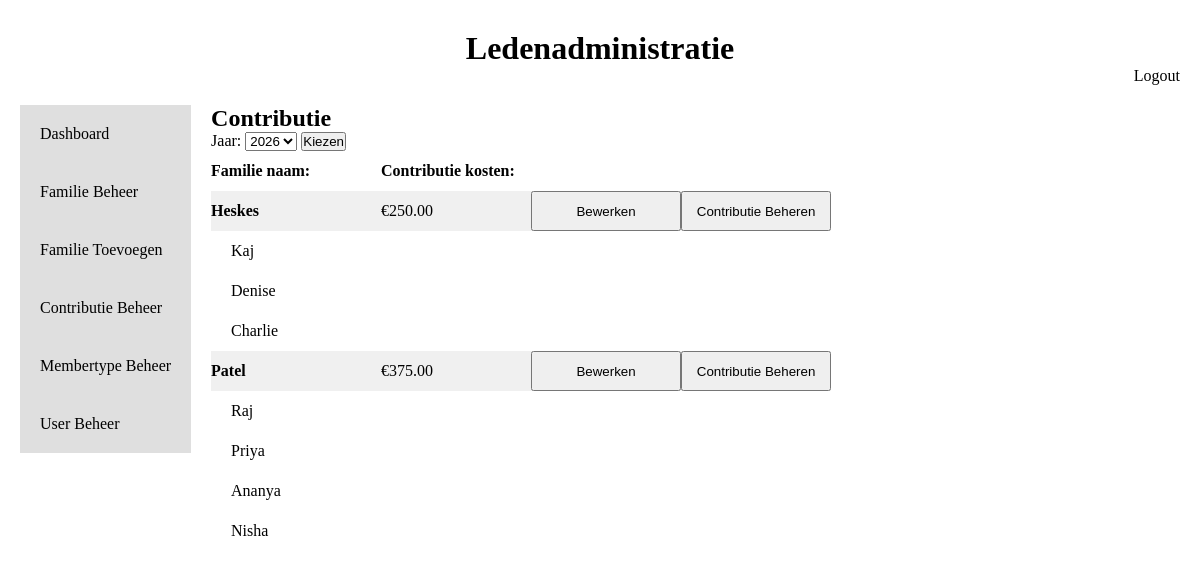
Screenshot of /Views/Dashboard.php (signed in) with the database file from the repository.
### tables this page shows
CREATE TABLE IF NOT EXISTS Families (
    FamId int AUTO_INCREMENT PRIMARY KEY,
    Famname varchar(100) NOT NULL,
    Adress varchar(100),                                             
    City varchar(100),                                              
    Postcode varchar(100),                                           
    Country varchar(100)                                             
);

CREATE TABLE IF NOT EXISTS FamMember (
    FamMemId int AUTO_INCREMENT PRIMARY KEY,
    Name varchar (100) NOT NULL,                                     
    DateOfBirth DATE,                                                
    MemDes varchar (100),                                            
    FamId int,                                                       
    MemTypId int,                                                    
    CONSTRAINT FK_FamId FOREIGN KEY (FamId) REFERENCES Families (FamId),
    CONSTRAINT FK_MemTypId FOREIGN KEY (MemTypId) REFERENCES MemberType (MemTypId)
);

### Models/Booking.php (called while the page is built, shortened)
<?php
    class Booking {
        private static function getConnection() {
            return new PDO('mysql:host=localhost;dbname=Memberadministration;charset=utf8', 'root', '');
        }
        public static function getAllYears() {
            $db = self::getConnection();
            $req = $db->query('SELECT BookYearId, Year FROM bookingyear');
            return $req->fetchAll(PDO::FETCH_ASSOC);
        }
    }
?>

### Models/Contribution.php (called while the page is built, shortened)
<?php
Class Contribution {
    private static function getConnection() {
        return new PDO('mysql:host=localhost;dbname=Memberadministration;charset=utf8', 'root', '');
    }
    public static function FamContribution(String $year) {
        $db = self::getConnection();
        $req = $db->prepare('SELECT families.FamId, Famname, SUM(ConAmount) AS TotalContribution From families
        INNER JOIN FamMember ON families.FamId = FamMember.FamId
        INNER JOIN Contribution ON FamMember.FamMemId = Contribution.FamMemId
        INNER JOIN BookingYear ON Contribution.BookYearId = BookingYear.BookYearId
        WHERE BookingYear.Year = ? GROUP BY Families.FamId, Famname');
        $req->execute([$year]);
        return $req->fetchAll(PDO::FETCH_ASSOC);
    }
}
?>

### Models/FamMember.php (called while the page is built, shortened)
<?php
    Class FamMember {
        private static function getConnection() {
            return new PDO('mysql:host=localhost;dbname=Memberadministration;charset=utf8', 'root', '');
        }
        public static function getFamMembers(INT $famId){
            $db = self::getConnection();
            $req = $db->prepare('SELECT * FROM fammember WHERE famId = ?');
            $req->execute([$famId]);
            return $req->fetchAll(PDO::FETCH_ASSOC);
        }
    }
?>

### Views/Dashboard.php (the view, shortened to what this page needs)
<!DOCTYPE html>
<html lang="en">
<head>
    <link rel="stylesheet" href="../Css/style.css">
</head>
<body>
    <div class="title">
        <h1>Ledenadministratie</h1>
    </div>
    <div class="title_right">
        <a href="../index.php">Logout <?php session_abort(); ?></a>
    </div>
    <div class="body_container">
        <div class="body_side">
            <a href="Dashboard.php">Dashboard</a>
            <?php
                if ($_SESSION['Role'] == 'admin' || $_SESSION['Role'] == 'secretaris'){
                    echo '<a href="Families/index.php">Familie Beheer</a>';
                    echo '<a href="Families/create.php">Familie Toevoegen</a>';
                }
                if ($_SESSION['Role'] == 'admin' || $_SESSION['Role'] == 'penningmeester'){
                    echo '<a href="Contribution/index.php">Contributie Beheer</a>';
                    echo '<a href="Membertype/index.php">Membertype Beheer</a>';
                }
                if ($_SESSION['Role'] == 'admin'){
                    echo '<a href="User/index.php">User Beheer</a>';
                }
            ?>
        </div>
        <div class="body_main">
            <div class="body_main_title">
                <h2>Contributie</h2>
                <form action="../Controllers/BookingYearController.php" method="GET">
                      <label for="bookingyear"> Jaar:</label>
                      <select name="bookingyear">
                        <?php
                            require_once '../Models/Booking.php';
                            $years = Booking::getAllYears();
                            $selectedYear = $_SESSION['bookingyear'] ?? date('Y');
                            foreach ($years as $year) {
                            $selected = ($year['Year'] == $selectedYear) ? 'selected' : '';
                                echo "<option value='{$year['Year']}' $selected>{$year['Year']}</option>";
                            }
                        ?>
                    </select>
                    <input type="submit" value="Kiezen">
                </form>
            </div>
            <div class="body_main_contribution">
                <?php
                        echo "<table>";
                            echo "<tr>";
                                echo "<th>Familie naam:</th>";
                                echo "<th>Contributie kosten:</th>";
                            echo "</tr>";
                                    require_once '../Models/Contribution.php';
                                    require_once '../Models/FamMember.php';
                                    $selectedYear = $_SESSION['bookingyear'] ?? date('Y');
                                    $families = Contribution::FamContribution($selectedYear);
                                    if ($_SESSION['Role'] == 'admin'){
                                        foreach ($families as $family) {
                                            echo "<tr class='tr_family'>";
                                                echo "<th>" . $family['Famname'] . "</td>";
                                                echo "<td>€" . $family['TotalContribution'] . "</td>";
                                                echo "<td><a href='Families/edit.php?Famid=" . $family['FamId'] . "'><button>Bewerken</button></a></td>";
                                                echo "<td><a href='Contribution/edit.php?FamId=" . $family['FamId'] . "&year=" . $selectedYear . "'><button>Contributie Beheren</button></a></td>";
                                            echo "</tr>";
                                            $fammembers = FamMember::getFamMembers($family['FamId']);
                                            foreach ($fammembers as $member) {
                                                echo "<tr class='tr_member'>";
                                                    echo "<td>" . $member['Name'] . "</td>";
                                                echo "</tr>";
                                            }
                                        }
                                    }
                    echo "</table>";
                ?>
            </div>
        </div>
    </div>
</body>
</html>

### Css/style.css (style rules this page uses)
* { margin: 0px; padding: 0px; }
.title { display: flex; flex-direction: column; justify-content: center; align-items: center; margin-top: 30px; }
.title_right { display: flex; flex-direction: row; justify-content: end; margin-right: 20px; }
.title_right a { color: black; text-decoration: none; }
.body_container { display: flex; flex-direction: row; margin: 20px; }
.body_side a { color: black; text-decoration: none; padding: 20px; background-color: rgb(223, 223, 223); }
.body_container .body_side { display: flex; flex-direction: column; }
.body_main { margin: 0px 20px; }
.body_main_contribution td, th { width: 150px; height: 40px; text-align: start; }
.body_main_contribution button { width: 150px; height: 40px; text-align: center; }
.body_main_contribution table { border-collapse: collapse; }
.body_main_contribution .tr_family { background-color: rgb(240, 240, 240); }
.body_main_contribution .tr_member td { padding-left: 20px; }
.body_main_Users td, th { width: 150px; height: 40px; text-align: start; }

### rows the page displays
families: Famname "Heskes", TotalContribution "250.00"
fammember: Name "Kaj"
fammember: Name "Denise"
fammember: Name "Charlie"
families: Famname "Patel", TotalContribution "375.00"
fammember: Name "Raj"
fammember: Name "Priya"
fammember: Name "Ananya"
fammember: Name "Nisha"

### other values shown
form field bookingyear "2026"
